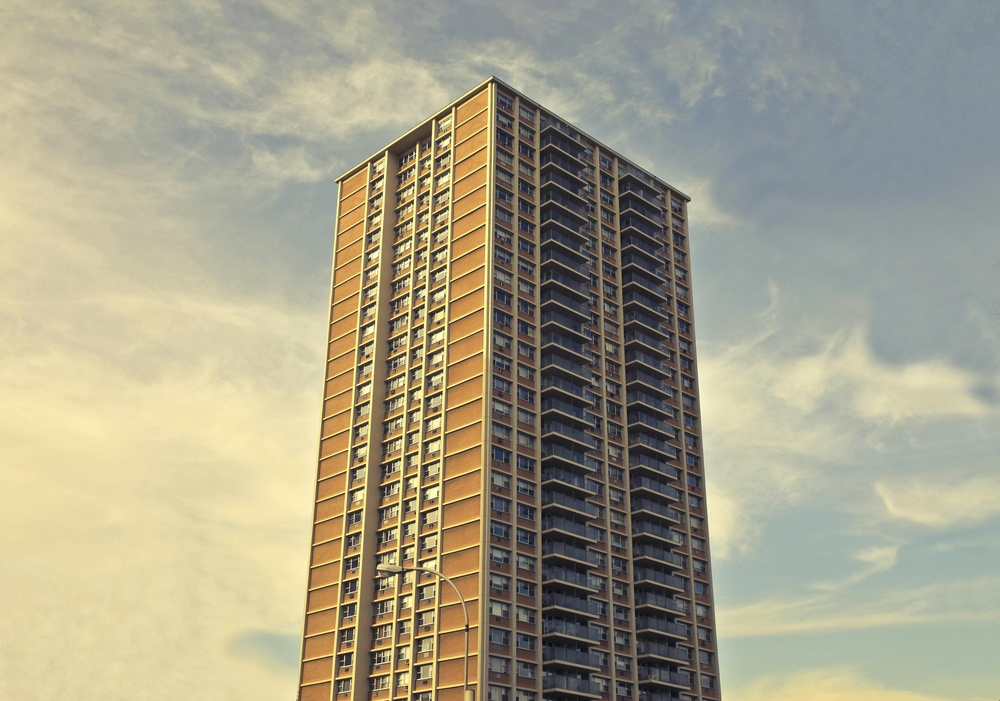
#> input picture PhotoEditor/imgs/pexels-olly-932328.jpg, 1000 x 701 px, shrunk from 5335 x 3738 before the run; its folder holds only this picture in this run
$ python photoEditor.py
#> lines starting #> are read from the running program, lines starting #| are printed output that depends on the picture
from PIL import Image, ImageEnhance, ImageFilter
import os

path = './imgs'
pathOut = '/editedImgs'

for filename in os.listdir(path):
    img = Image.open(f"{path}/{filename}")
#> img is the input picture: PIL image 1000x701 RGB; mean R, G, B 164.6, 160, 137.9

    edit = img.filter(ImageFilter.SHARPEN).convert('L')
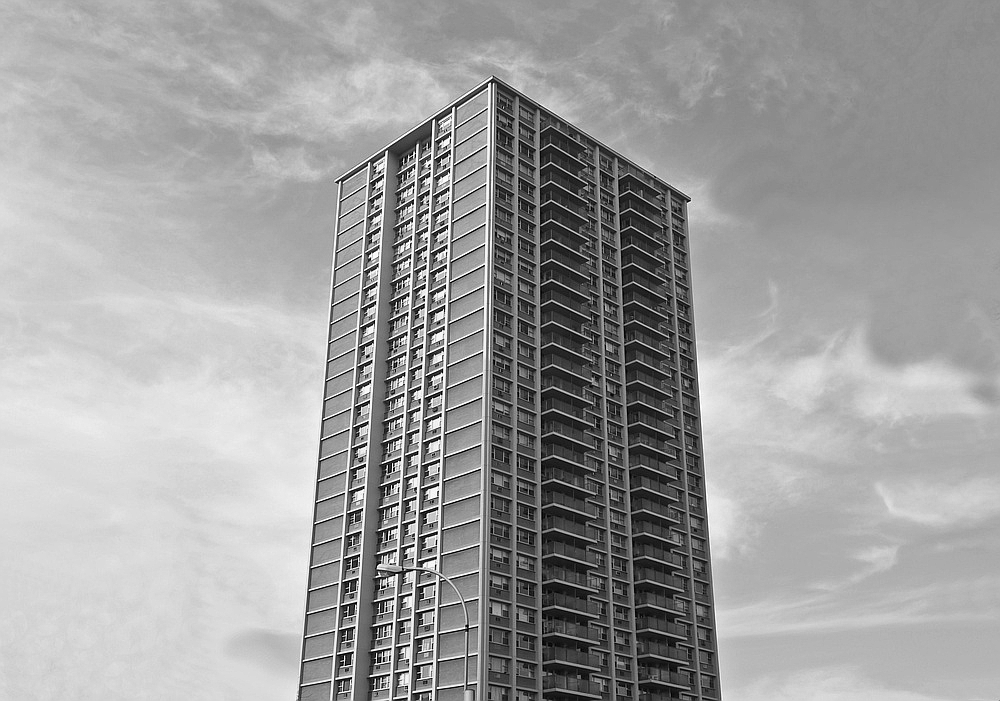
#> edit: PIL image 1000x701 L; min 0, max 255, mean 158.6

    factor =1.5
    enhancer = ImageEnhance.Contrast(edit)
    edit = enhancer.enhance(factor)
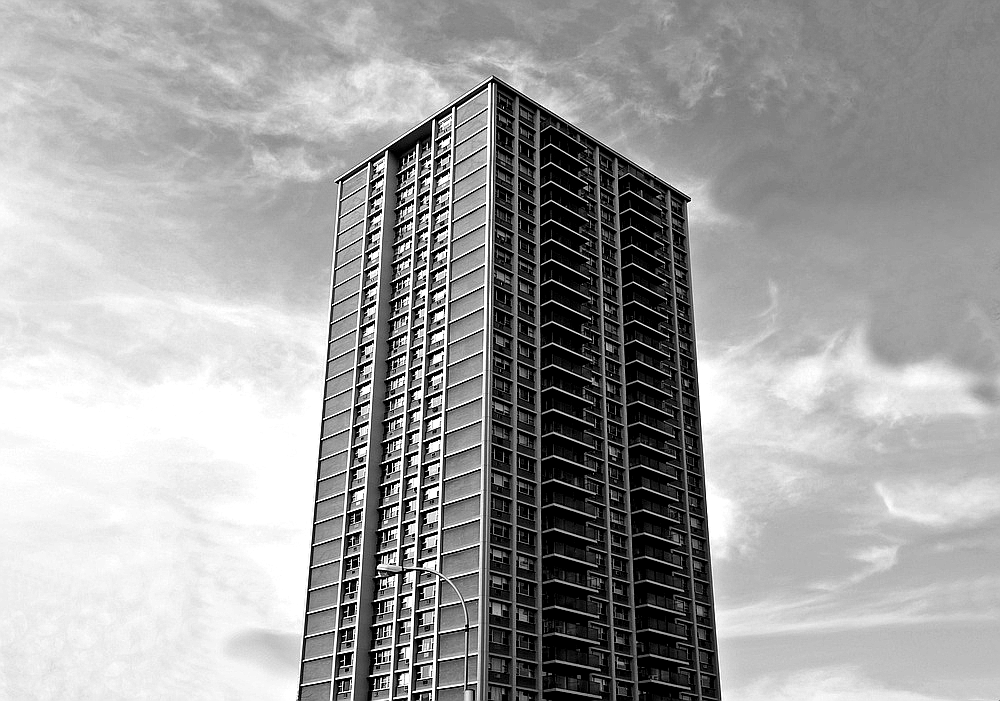
#> edit: PIL image 1000x701 L; min 0, max 255, mean 159.7

    clean_name = os.path.splitext(filename)[0]

    edit.save(f'.{pathOut}/{clean_name}_edited.jpg')
